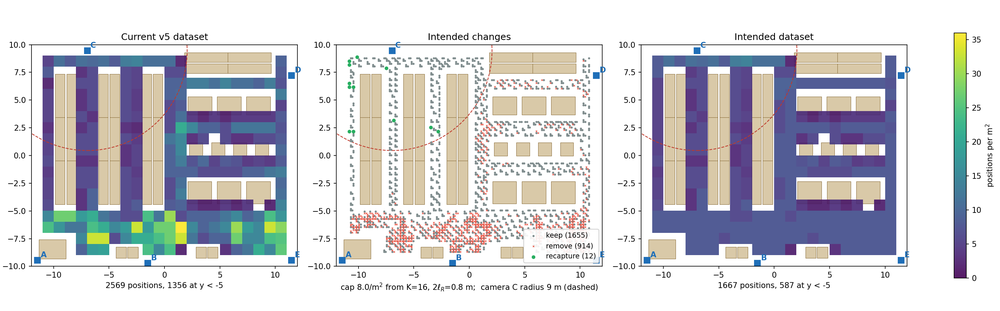
#> input picture experiments/archive/rejected_v7_balanced_20260923/intended_dataset.png, 1000 x 311 px, shrunk from 2700 x 840 before the run
$ python make_preview_grid.py --input ../../experiments/archive/rejected_v7_balanced_20260923 --out out.png
#> lines starting #> are read from the running program, lines starting #| are printed output that depends on the picture
#!/usr/bin/env python3
"""Create a single preview grid image from a folder of preview images."""

from __future__ import annotations

import argparse
from pathlib import Path

import cv2
import numpy as np


IMAGE_EXTS = ('.jpg', '.jpeg', '.png', '.bmp')


def main() -> int:
    parser = argparse.ArgumentParser(description='Create a simple preview grid from a folder of images.')
    parser.add_argument('--input', required=True, help='Folder containing preview images')
    parser.add_argument('--out', required=True, help='Output preview grid PNG path')
    parser.add_argument('--cols', type=int, default=3)
    parser.add_argument('--limit', type=int, default=12)
    args = parser.parse_args()

    input_dir = Path(args.input).expanduser().resolve()
    if not input_dir.is_dir():
        raise RuntimeError(f'Input folder does not exist: {input_dir}')
    out_path = Path(args.out).expanduser().resolve()
    images = [cv2.imread(str(path), cv2.IMREAD_COLOR) for path in sorted(input_dir.rglob('*')) if path.suffix.lower() in IMAGE_EXTS]
#> images = 1 item
    images = [img for img in images if img is not None][: max(int(args.limit), 1)]
    if not images:
        raise RuntimeError(f'No preview images found in {input_dir}')

    h = max(img.shape[0] for img in images)
#> h = 311
    w = max(img.shape[1] for img in images)
#> w = 1000
    canvases = []
    for img in images:
        canvas = np.zeros((h, w, 3), dtype=np.uint8)
        canvas[:img.shape[0], :img.shape[1]] = img
        canvases.append(canvas)
#> this loop made 1 pass
#> canvas is the input picture: shape (311, 1000, 3); mean B, G, R 211.2, 206.4, 206.8
#> after the loop, canvases = 1 item

    rows = []
    n_cols = max(int(args.cols), 1)
    for start in range(0, len(canvases), n_cols):
        chunk = canvases[start:start + n_cols]
        while len(chunk) < n_cols:
            chunk.append(np.zeros((h, w, 3), dtype=np.uint8))
        rows.append(np.concatenate(chunk, axis=1))
#> after the loop, rows = 1 item
    grid = np.concatenate(rows, axis=0)
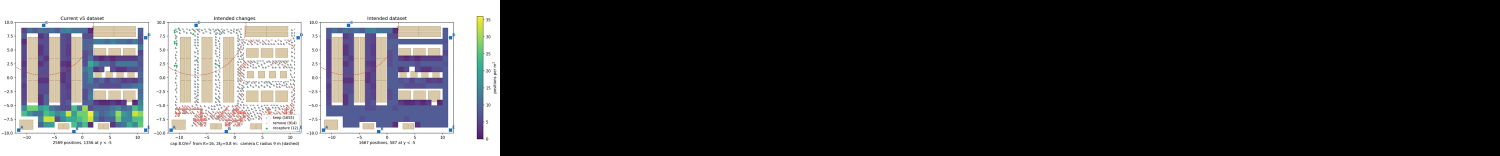
#> grid: shape (311, 3000, 3) (shown at 1/2 size); mean of channels 0, 1, 2 70.4, 68.8, 68.9; drawn as B, G, R
    out_path.parent.mkdir(parents=True, exist_ok=True)
    cv2.imwrite(str(out_path), grid)
    print(f'Wrote preview grid to {out_path}')
    return 0


if __name__ == '__main__':
    raise SystemExit(main())
#> (the program exits here)
